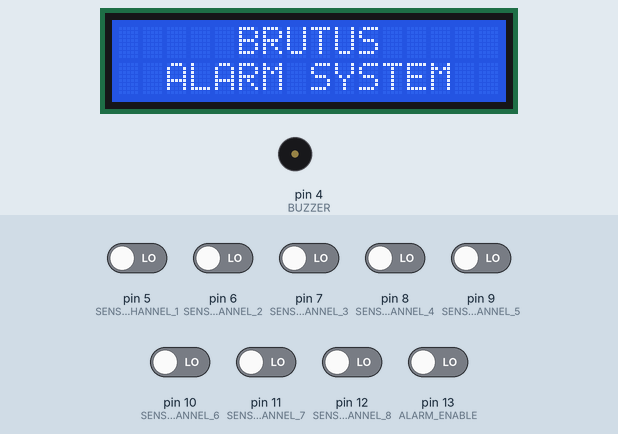
The sketch below on a simulated Arduino Uno, built with avr-gcc and run on an emulated ATmega328P. On the bench: 16×2 character LCD, buzzer (waves = sounding, pin HIGH). The test bench sets the inputs (shaded band); at power-on: pin 5 (SENSOR_CHANNEL_1), pin 6 (SENSOR_CHANNEL_2), pin 7 (SENSOR_CHANNEL_3), pin 8 (SENSOR_CHANNEL_4), pin 9 (SENSOR_CHANNEL_5), pin 10 (SENSOR_CHANNEL_6), pin 11 (SENSOR_CHANNEL_7), pin 12 (SENSOR_CHANNEL_8), pin 13 (ALARM_ENABLE) LOW.

Above: at 1.2 s.
1.3 s: pin 13 (ALARM_ENABLE) driven HIGH
At 2.5 s:
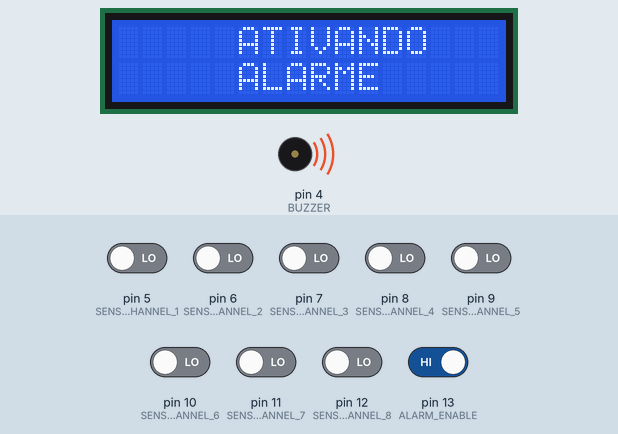
4.3 s: pin 5 (SENSOR_CHANNEL_1) driven HIGH
At 5.1 s:
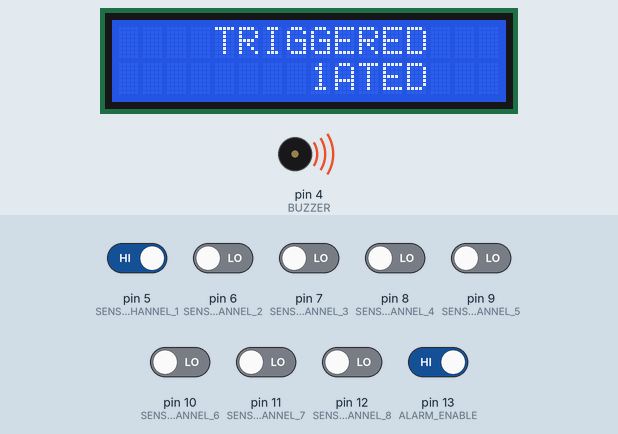
5.8 s: pin 6 (SENSOR_CHANNEL_2) driven HIGH
At 7.0 s:
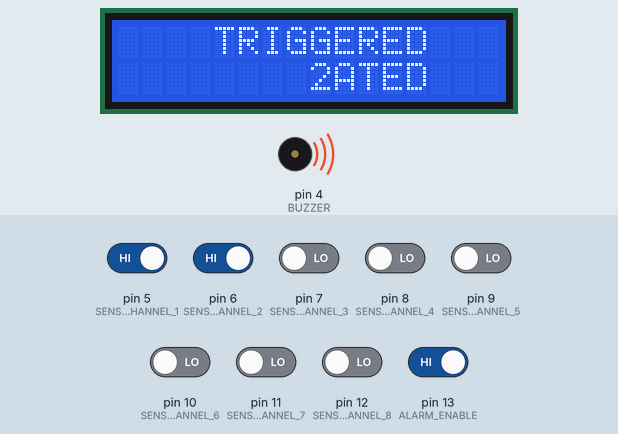
7.3 s: pin 7 (SENSOR_CHANNEL_3) driven HIGH
At 7.6 s:
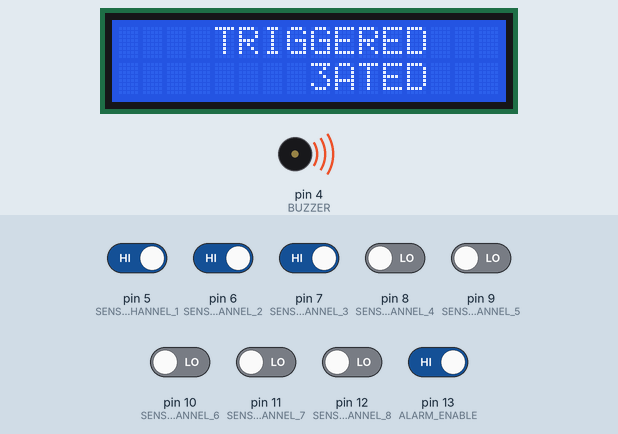
8.8 s: pin 8 (SENSOR_CHANNEL_4) driven HIGH
At 9.3 s:
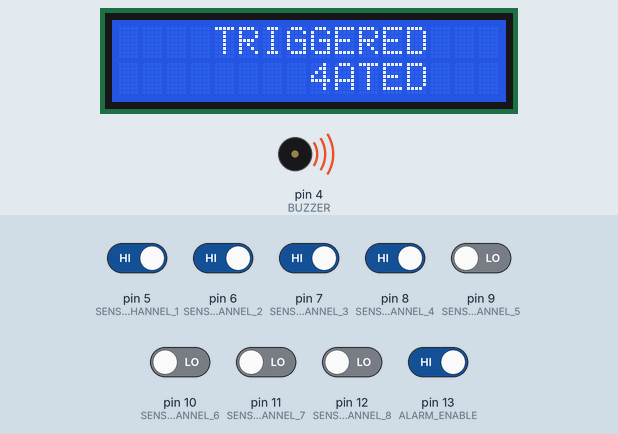
10.3 s: pin 9 (SENSOR_CHANNEL_5) driven HIGH
At 11.2 s:
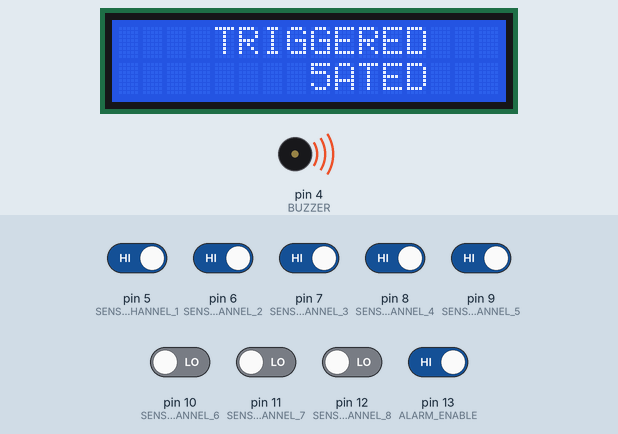
Timing chart, 0 to 12.8 s (numbered marks = the images above; inputs shaded):
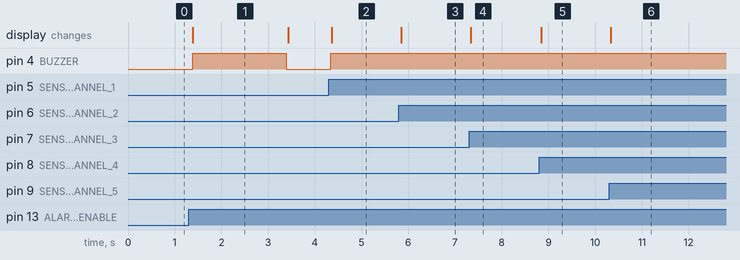

Measured:
- after the input at 1.3 s, pin 4 (BUZZER): LOW → HIGH after 0.09 s, → LOW 2.0 s later; the display: changes after 0.09 s (image 1)
- after the input at 4.3 s, pin 4 (BUZZER): LOW → HIGH at once; the display: changes after 0.06 s (image 2)
- after the input at 5.8 s, the display: changes after 0.05 s (image 3)
- after the input at 7.3 s, the display: changes at once (image 4)
- after the input at 8.8 s, the display: changes after 0.05 s (image 5)
- after the input at 10.3 s, the display: changes at once (image 6)
- what the display in image 1 shows lasts 2.0 s, from 1.4 s to 3.4 s

The sketch:

central_alarme.ino
```cpp
#include "alarm_enable.h"
#include "buzzer.h"
#include "lcd.h"
#include "sensors.h"
#include "utils.h"

#define ENABLING_ALARM_BUZZER_PULSE_TIME  2000 // 2s

uint16_t triggered_sensors = 0;
bool alarm_enabled = false;
char msg_line0[LCD_NUMBER_OF_COLUMNS];
char msg_line1[LCD_NUMBER_OF_COLUMNS];

/* Calculo de quantos sensores estao ativados */
int triggered_quantity (void)
{
  int i = 0;
  int qty = 0;

  for (i = 0; i < NUMBER_OF_SENSORS; i++)
  {
    if (triggered_sensors & (1 << i)) qty++;
  }

  return qty;
}

/* Inicializacao */
void setup ()
{
  alarm_enable_init();
  sensors_init();
  buzzer_init();

  lcd_init();
  myxmemzero((int *)msg_line0, sizeof(msg_line0) / sizeof(int));
  myxmemzero((int *)msg_line1, sizeof(msg_line1) / sizeof(int));
}

/* Loop principal */
void loop ()
{
  /* Leitura do enable do alarm */
  if (does_alarm_must_be_enabled())
  {
    if (!alarm_enabled)
    {
      mystrcpy(msg_line0, "     ATIVANDO   ");
      mystrcpy(msg_line1, "     ALARME     ");
      lcd_print(msg_line0, msg_line1);

      buzzer_pulse(ENABLING_ALARM_BUZZER_PULSE_TIME);
    }

    alarm_enabled = true;
  }
  else alarm_enabled = false;

  /* Maquina de estados de dois estados (alarme habilitado e desabilitado) */
  if (alarm_enabled)
  {
    /* Leitura dos sensores */
    triggered_sensors = sensors_read();

    /* 1 ou mais sensores gatilhados */
    if (triggered_sensors)
    {
      buzzer_enable();

      /*mystrcpy(msg_line0, "      ALARM     ");
      mystrcpy(msg_line1, "    TRIGGERED   ");*/
      mystrcpy(msg_line0, "    TRIGGERED   ");
      mystrcpy(msg_line1, "                ");
      itoa(triggered_quantity(), msg_line1 + 8, 10);
    }
    else
    {
      buzzer_disable();

      mystrcpy(msg_line0, "     SYSTEM     ");
      mystrcpy(msg_line1, "    ACTIVATED   ");
    }
  }
  else
  {
    buzzer_disable();

    mystrcpy(msg_line0, "     BRUTUS     ");
    mystrcpy(msg_line1, "  ALARM SYSTEM  ");
  }

  /* Impressao da mensagem no LCD */
  lcd_print(msg_line0, msg_line1);
}
```

MyTimer.cpp
```cpp
#include <stdint.h>
#include <Arduino.h>
#include "MyTimer.h"

MyTimer::MyTimer (void)
{
  this->base_value = millis();
  this->last_value = 0;
  this->stopped = true;
}

int MyTimer::start (void)
{
	if (this->stopped) this->base_value = millis();

	this->stopped = false;

	return 0;
}

int MyTimer::stop (void)
{
	if (!this->stopped) this->last_value = millis();

	this->stopped = true;

	return 0;
}

int MyTimer::restart (void)
{
	this->base_value = millis();

	return 0;
}

uint32_t MyTimer::getValue (void)
{
	if (this->stopped) return this->last_value;

	return millis() - this->base_value;
}
```

MyTimer.h
```cpp
#ifndef MYTIMER_H_
#define MYTIMER_H_

class MyTimer
{
	public :
		MyTimer (void);
		int start (void);
		int stop (void);
		int restart (void);
		uint32_t getValue (void);

	private :
		unsigned long base_value;
		unsigned long last_value;
		uint32_t stopped;
};

#endif /* MYTIMER_H_ */
```

alarm_enable.c
```cpp
#include <Arduino.h>
#include "alarm_enable.h"

void alarm_enable_init (void)
{
  pinMode(ALARM_ENABLE, INPUT);
}

bool does_alarm_must_be_enabled (void)
{
  if (digitalRead(ALARM_ENABLE) == ALARM_ENABLED) return true;

  return false;
}
```

alarm_enable.h
```cpp
#ifndef ALARM_ENABLE_H
#define ALARM_ENABLE_H

#ifdef __cplusplus
extern "C"
{
#endif

#define ALARM_ENABLE  13
#define ALARM_ENABLED  true
#define ALARM_DISABLED  (!ALARM_ENABLED)

void alarm_enable_init (void);
bool does_alarm_must_be_enabled (void);

#ifdef __cplusplus
}
#endif

#endif /* ALARM_ENABLE_H */
```

buzzer.c
```cpp
#include <Arduino.h>
#include "buzzer.h"

bool buzzer_state;

/* Inicializacao do buzzer */
void  buzzer_init (void)
{
  pinMode(BUZZER, OUTPUT);
  digitalWrite(BUZZER, BUZZER_OFF);
  buzzer_state = BUZZER_OFF;
}

/* Liga o buzer */
void  buzzer_enable (void)
{
	digitalWrite(BUZZER, BUZZER_ON);
  buzzer_state = BUZZER_ON;
}

/* Desliga o buzer */
void buzzer_disable (void)
{
	digitalWrite(BUZZER, BUZZER_OFF);
  buzzer_state = BUZZER_OFF;
}

bool get_buzzer_state (void)
{
  return buzzer_state;
}

/* Habilita o buzzer por um intervalo de tempo */
void buzzer_pulse (int interval_in_ms)
{
  if (buzzer_state == BUZZER_ON) return;

  digitalWrite(BUZZER, BUZZER_ON);
  delay(interval_in_ms);
  digitalWrite(BUZZER, BUZZER_OFF);
}
```

buzzer.h
```cpp
#ifndef BUZZER_H
#define BUZZER_H

#ifdef __cplusplus
extern "C"
{
#endif

/* Pino do buzzer */
#define BUZZER  4

/* Estados do buzzer */
#define BUZZER_ON  HIGH
#define BUZZER_OFF  (!BUZZER_ON)

void  buzzer_init (void);
void  buzzer_enable (void);
void buzzer_disable (void);
bool get_buzzer_state (void);
void buzzer_pulse (int interval_in_ms);

#ifdef __cplusplus
}
#endif

#endif /* BUZZER_H */
```

sensors.c
```cpp
#include <Arduino.h>
#include "sensors.h"

/* Inicializacao dos pinos dos sensores */
void sensors_init (void)
{
	pinMode(SENSOR_CHANNEL_1, INPUT);
	pinMode(SENSOR_CHANNEL_2, INPUT);
	pinMode(SENSOR_CHANNEL_3, INPUT);
	pinMode(SENSOR_CHANNEL_4, INPUT);
	pinMode(SENSOR_CHANNEL_5, INPUT);
	pinMode(SENSOR_CHANNEL_6, INPUT);
	pinMode(SENSOR_CHANNEL_7, INPUT);
	pinMode(SENSOR_CHANNEL_8, INPUT);
}

/* Leitura dos sensores */
uint16_t sensors_read (void)
{
	int i;
	uint16_t triggered_sensors = 0;

	for (i = SENSOR_CHANNEL_1; i <= SENSOR_CHANNEL_8; i++)
	{
		int sensor_bit;

		sensor_bit = (1 << (i - SENSOR_CHANNEL_1));

		if (digitalRead(i) == SENSOR_TRIGGERED) triggered_sensors |= sensor_bit;
		else if (digitalRead(i) == SENSOR_NOT_TRIGGERED) triggered_sensors &= ~sensor_bit;
	}

	return triggered_sensors;
}
```

sensors.h
```cpp
#ifndef SENSORS_H
#define SENSORS_H

#ifdef __cplusplus
extern "C"
{
#endif

/* Pinos de cada canal */
enum sensors_enum
{
  SENSOR_CHANNEL_1 = 5, // 4N25 da primeira linha e primeira coluna
  SENSOR_CHANNEL_2,
  SENSOR_CHANNEL_3,
  SENSOR_CHANNEL_4,
  SENSOR_CHANNEL_5,
  SENSOR_CHANNEL_6,
  SENSOR_CHANNEL_7,
  SENSOR_CHANNEL_8
  //SENSOR_CHANNEL_9 // 4N25 da ultima linha e ultima coluna. Utilizado por enqto como enable do alarm
};

/* Numero de sensores */
#define NUMBER_OF_SENSORS  8

/* Estado dos sensores */
#define SENSOR_TRIGGERED  true
#define SENSOR_NOT_TRIGGERED  (!SENSOR_TRIGGERED)

void sensors_init (void);
uint16_t sensors_read (void);

#ifdef __cplusplus
}
#endif

#endif /* SENSORS_H */
```

utils.c
```cpp
#include <Arduino.h>
#include "utils.h"

int myxmemzero (int *buff, int len)
{
	int i;

	for (i = 0; i < len; i++) *buff++ = 0;

	return 0;
}

int mystrcpy (char *dst, char *src)
{
	if (sizeof(src) > sizeof(dst)) return -1;

	while (*src != 0) *dst++ = *src++;

	return 0;
}
```

utils.h
```cpp
#ifndef UTILS_H
#define UTILS_H

#ifdef __cplusplus
extern "C"
{
#endif

int myxmemzero (int *buff, int len);
int mystrcpy (char *dst, char *src);

#ifdef __cplusplus
}
#endif

#endif /* UTILS_H */
```

lcd.cpp
```cpp
#include <Arduino.h>
#include <LiquidCrystal_I2C.h>
#include "lcd.h"

/* Objeto utilizado para comunicacao com o display de LCD */
LiquidCrystal_I2C lcd(LCD_I2C_ADDR, 2, 1, 0, 4, 5, 6, 7, 3, POSITIVE);

/* Inicializacao do display de LCD */
void lcd_init (void)
{
  lcd.begin (LCD_NUMBER_OF_COLUMNS, LCD_NUMBER_OF_ROWS);
  lcd.setBacklight(HIGH);
}

/* Impressao das 2 linhas na tela */
void lcd_print (char *line0, char *line1)
{
  lcd.setCursor(0,0);
  lcd.print(line0);
  lcd.setCursor(0,1);
  lcd.print(line1);
}
```

lcd.h
```cpp
#ifndef LCD_H
#define LCD_H

#ifdef __cplusplus
extern "C"
{
#endif

#define LCD_NUMBER_OF_ROWS  2
#define LCD_NUMBER_OF_COLUMNS  16
#define LCD_NUMBER_OF_CHARACTERS  (LCD_NUMBER_OF_ROWS * LCD_NUMBER_OF_COLUMNS)

#define LCD_I2C_ADDR  0x27

void lcd_init (void);
void lcd_print (char *line0, char *line1);

#ifdef __cplusplus
}
#endif

#endif /* LCD_H */
```
